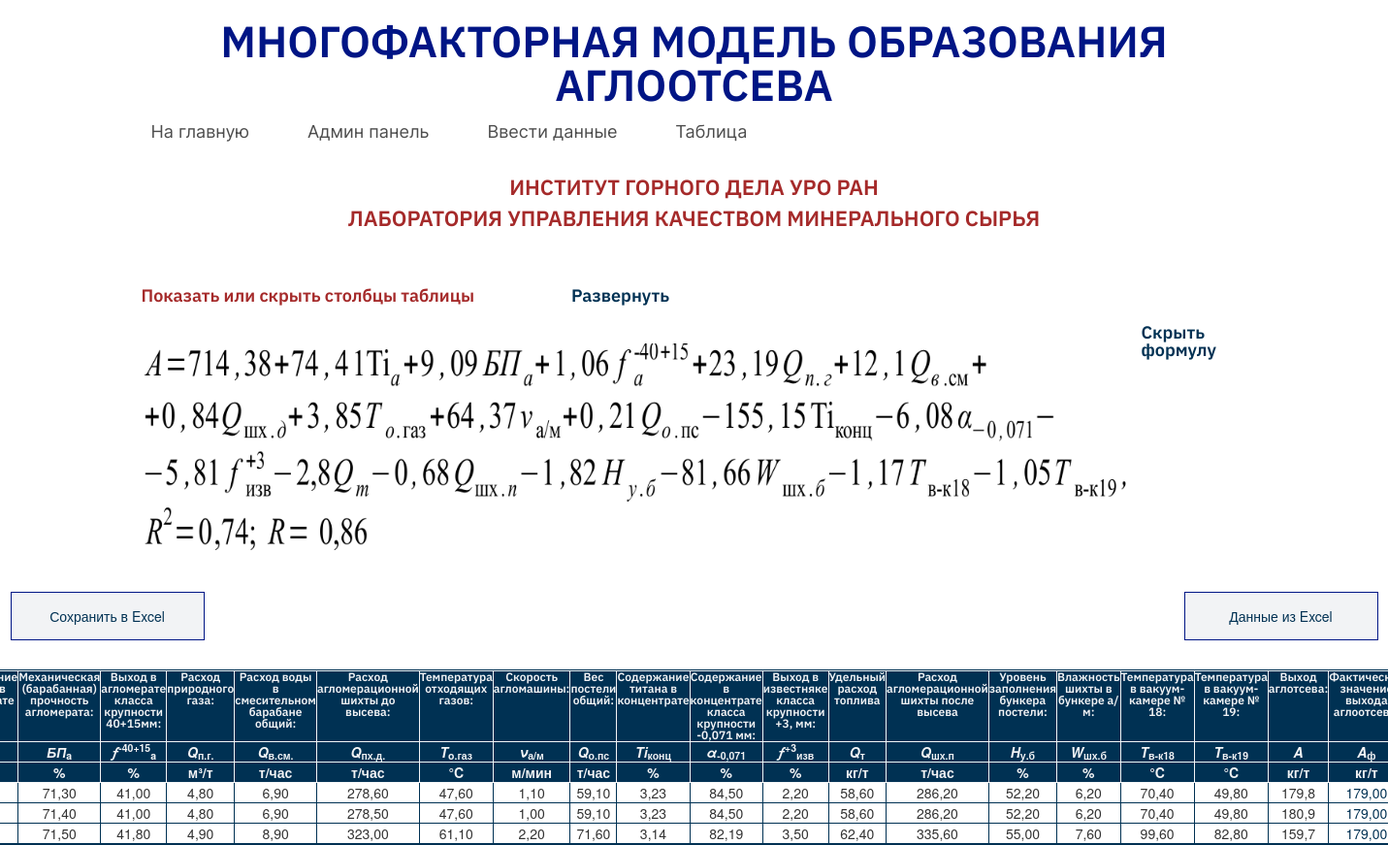
/table/, run on an earlier commit of the app's database.
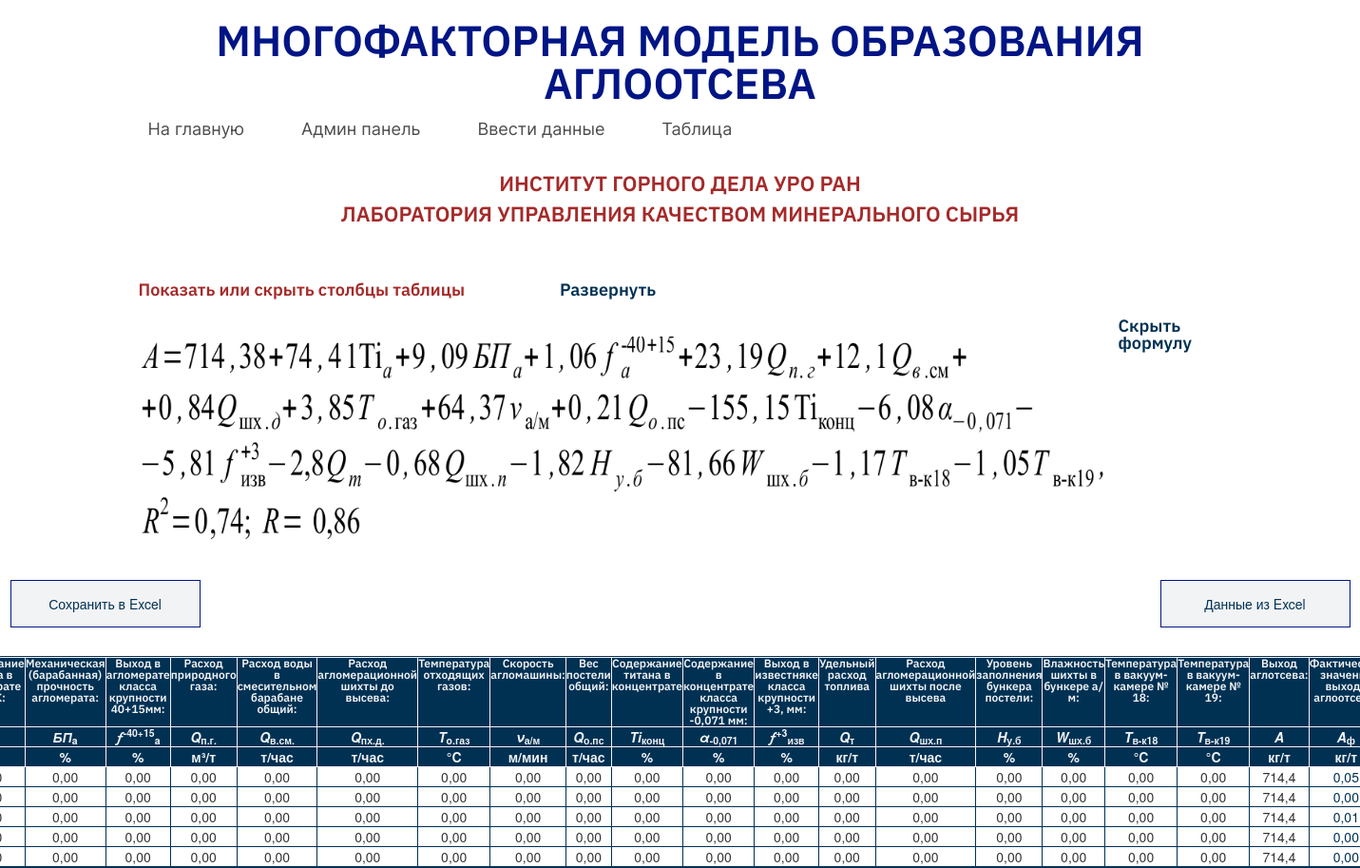
And on a later commit of the database.
### agglomerates/models.py (models this page shows, shortened)
class Entry(models.Model):
    date = models.ForeignKey(Date, verbose_name="Группа расчотов", on_delete=models.PROTECT, null=True)
    date_added=models.DateTimeField(verbose_name='Дата расчета', auto_now_add=True)
    titanium_content_in_agglomerate=models.DecimalField( verbose_name="Содержание титана в агломерате КГОК:", default=0, max_digits=5, decimal_places=2)
    mechanical_strength_of_agglomerate=models.DecimalField(verbose_name="Механическая (барабанная) прочность агломерата:", default=0, max_digits=5, decimal_places=2)
    output_in_agglomerate_of_size_class=models.DecimalField(verbose_name="Выход в агломерате классаа крупности-40+15мм:", default=0, max_digits=5, decimal_places=2)
    specific_consumption_of_natural_gas=models.DecimalField(verbose_name="Расход природного газа:", default=0, max_digits=5, decimal_places=2)
    water_consumption_in_drum_pelletizer=models.DecimalField(verbose_name="Расход воды в барабанном окомкователе:", default=0, max_digits=5, decimal_places=2)
    charge_consumption_before_seeding=models.DecimalField(verbose_name="Расход агломерационной шихты после высева:", default=0, max_digits=5, decimal_places=2)
    exhaust_gas_temperature=models.DecimalField(verbose_name="Температура отходящих газов:", default=0, max_digits=5, decimal_places=2)
    velocity_am=models.DecimalField(verbose_name="Скорость агломашины", default=0, max_digits=5, decimal_places=2)
    jig_bed_weight=models.DecimalField(verbose_name="Вес постели общий:", default=0, max_digits=5, decimal_places=2)
    content_titan_in_source_ore=models.DecimalField(verbose_name="Содержание титана в концентрате", default=0, max_digits=5, decimal_places=2)
    content_of_size_class_in_source_ore=models.DecimalField(verbose_name="Содержание в концентрате класса крупности -0,071 мм:", default=0, max_digits=5, decimal_places=2)
    output_in_limestone_of_size_class=models.DecimalField(verbose_name="Выход в известняке класса крупности +3, мм:", default=0, max_digits=5, decimal_places=2)
    specific_fuel_consumption=models.DecimalField(verbose_name="Удельный расход топлива:", default=0, max_digits=5, decimal_places=2)
    consumption_of_agglomeration_charge_after_seeding=models.DecimalField(verbose_name="Расход агломерационной шихты послевысева:", default=0, max_digits=5, decimal_places=2)
    filling_level_of_bed_bin=models.DecimalField(verbose_name="Уровень заполнения бункера постели:", default=0, max_digits=5, decimal_places=2)
    moisture_content_in_hopper_am=models.DecimalField(verbose_name="Влажность шихты в бункере а/м:", default=0, max_digits=5, decimal_places=2)
    temperature_in_vacuum_chamber_no_eighteen=models.DecimalField(verbose_name="Температура в вакуум-камере № 18:", default=0, max_digits=5, decimal_places=2)
    temperature_in_vacuum_chamber_no_nineteen=models.DecimalField(verbose_name="Температура в вакуум-камере № 19:", default=0, max_digits=5, decimal_places=2)
    output_agglomerate = models.GeneratedField(verbose_name="Выход аглоотсева, кг/т:",
        expression=Round(714.38+
        74.41*F("titanium_content_in_agglomerate")+
        9.09*F("mechanical_strength_of_agglomerate")+
        1.06*F("output_in_agglomerate_of_size_class")+
        23.19*F("specific_consumption_of_natural_gas")+
        12.1*F("water_consumption_in_drum_pelletizer")+
        0.84*F("charge_consumption_before_seeding")+
        3.85*F("exhaust_gas_temperature")+
        64.37*F("velocity_am")+
        0.21*F("jig_bed_weight")-
        155.15*F("content_titan_in_source_ore")-
        6.08*F("content_of_size_class_in_source_ore")-
        5.81*F("output_in_limestone_of_size_class")-
        2.8*F("specific_fuel_consumption")-
        0.68*F("consumption_of_agglomeration_charge_after_seeding")-
        1.82*F("filling_level_of_bed_bin")-
        81.66*F("moisture_content_in_hopper_am")-
        1.17*F("temperature_in_vacuum_chamber_no_eighteen")-
        1.05*F("temperature_in_vacuum_chamber_no_nineteen"), precision=1),
        output_field=models.BigIntegerField(),
        db_persist=False, #Если вы используете postgresql , тот тут всегда указывайте True
    )
    actual_value_of_agglomeration_output=models.DecimalField(verbose_name="Фактическое значение выхода аглоотсева, кг/т", default=0, max_digits=5, decimal_places=2)
    difference_between_estimated_and_actual_values = models.GeneratedField(verbose_name="Абсолютная разница между расчетным и фактическим значениями",
        expression=Round(
        F("output_agglomerate")-
        F("actual_value_of_agglomeration_output"), precision=1),
        output_field=models.BigIntegerField(),
        db_persist=False, #Если вы используете postgresql , тот тут всегда указывайте True
    )

### agglomerates/views.py (the view)
# urls.py: re_path(r'^table/$', views.table, name='table'),
def table(request):
    dates=Date.objects.all().prefetch_related('entry_set').order_by('-date_enter')[:30]
    context = {'dates':dates}
    return render(request, 'agglomerates/table.html', context)

### agglomerates/templates/agglomerates/table.html (shortened to what this page needs)
{% extends "agglomerates/base.html" %}
{% block content %}
    <div class="container">
    <div class="show_hide_column">
        <div><p>Показать или скрыть столбцы таблицы</p><p class="collapse" id="show_hide_column_control"></p></div>
    </div>
    <div class="formula_wrapp"><p><img id="formula" class="formula" src="../static/agglomerates/images/formula.png" alt=""></p><p class="deploy_formula" id="show_hide_formula_control"></p></div>
</div>
<div class="export_in_excel">
    <a href="{% url 'agglomerates:export_in_excel' %}">Сохранить в Excel</a>
    <a href="{% url 'agglomerates:import_from_excel' %}">Данные из Excel</a>
</div>
<table id="table_agglomerates" class="table_agglomerates">
        <tr class="measurement">
            <td id="titanium_content_head" class="vertical_text">Содержание титана в агломерате КГОК:</td>
            <td id="mechanical_strength_head" class="vertical_text">Механическая (барабанная) прочность агломерата:</td>
            <td id="output_in_agglomerate_head" class="vertical_text">Выход в агломерате класса крупности 40+15мм:</td>
            <td id="consumption_of_natural_gas_head" class="vertical_text">Расход природного газа:</td>
            <td id="water_consumption_head" class="vertical_text">Расход воды в смесительном барабане общий:</td>
            <td id="charge_consumption_head" class="vertical_text">Расход агломерационной шихты до высева:</td>
            <td id="exhaust_gas_head" class="vertical_text">Температура отходящих газов:</td>
            <td id="velocity_am_head" class="vertical_text">Скорость агломашины:</td>
            <td id="jig_bed_weight_head" class="vertical_text">Вес постели общий:</td>
            <td id="content_titan_head" class="vertical_text">Содержание титана в концентрате</td>
            <td id="content_of_size_class_head" class="vertical_text">Содержание в концентрате класса крупности -0,071 мм:</td>
            <td id="output_in_limestone_head" class="vertical_text">Выход в известняке класса крупности +3, мм:</td>
            <td id="specific_fuel_head" class="vertical_text">Удельный расход топлива</td>
            <td id="consumption_of_agglomeration_charge_head"class="vertical_text">Расход агломерационной шихты после высева</td>
            <td id="filling_level_head" class="vertical_text">Уровень заполнения бункера постели:</td>
            <td id="moisture_content_head"class="vertical_text">Влажность шихты в бункере а/м:</td>
            <td id="temperature_in_eighteen_head" class="vertical_text">Температура в вакуум-камере № 18:</td>
            <td id="temperature_in_nineteen_head" class="vertical_text">Температура в вакуум-камере № 19:</td>
            <td class="vertical_text">Выход аглотсева:</td>
            <td id="actual_value"class="vertical_text">Фактическое значение выхода аглоотсева:</td>
        </tr>
        <tr class="measurement">
            <th class="titanium_content"><i>Ti</i> <sub>a</sub></th>
            <th class="mechanical_strength"><i>БП</i><sub>a</sub></th>
            <th class="output_in_agglomerate"><i>&#402;</i><sup>-40+15</sup><sub>a</sub></th>
            <th class="consumption_of_natural_gas"><i>Q</i><sub>п.г.</sub></th>
            <th class="water_consumption"><i>Q</i><sub>в.см.</sub></th>
            <th class="charge_consumption"><i>Q</i><sub>пх.д.</sub></th>
            <th class="exhaust_gas"><i>T</i><sub>o.газ</sub></th>
            <th class="velocity_am"><i>&#957;</i><sub>а/м</sub></th>
            <th class="jig_bed_weight"><i>Q</i><sub>о.пс</sub></th>
            <th class="content_titan"><i>Ti</i><sub>конц</sub></th>
            <th class="content_of_size_class"><i>&#945;</i><sub>-0,071</sub></th>
            <th class="output_in_limestone"><i>&#402;</i><sup>+3</sup><sub>изв</sub></th>
            <th class="specific_fuel"><i>Q</i><sub>т</sub></th>
            <th class="consumption_of_agglomeration_charge"><i>Q</i><sub>шх.п</sub></th>
            <th class="filling_level"><i>H</i><sub>у.б</sub></th>
            <th class="moisture_content"><i>W</i><sub>шх.б</sub></th>
            <th class="temperature_in_eighteen"><i>T</i><sub>в-к18</sub></th>
            <th class="temperature_in_nineteen"><i>T</i><sub>в-к19</sub></th>
            <th ><i>&#913;</i></th>
            <th ><i>&#913;</i><sub>ф</sub></th>
        </tr>
        <tr class="measurement">
            <th class="titanium_content">%</th>
            <th class="mechanical_strength">%</th>
            <th class="output_in_agglomerate">%</th>
            <th class="consumption_of_natural_gas">м³/т</th>
            <th class="water_consumption">т/час</th>
            <th class="charge_consumption">т/час</th>
            <th class="exhaust_gas">°C</th>
            <th class="velocity_am">м/мин</th>
            <th class="jig_bed_weight">т/час</th>
            <th class="content_titan">%</th>
            <th class="content_of_size_class">%</th>
            <th class="output_in_limestone">%</th>
            <th class="specific_fuel">кг/т</th>
            <th class="consumption_of_agglomeration_charge">т/час</th>
            <th class="filling_level">%</th>
            <th class="moisture_content">%</th>
            <th class="temperature_in_eighteen">°C</th>
            <th class="temperature_in_nineteen">°C</th>
            <th >кг/т</th>
            <th >кг/т</th>
        </tr>
        {% for date in dates %}
            {% for entry in date.entry_set.all %}
                <tr class="entry_output">
                        <td class="titanium_content">{{entry.titanium_content_in_agglomerate}}</td>
                        <td class="mechanical_strength">{{entry.mechanical_strength_of_agglomerate}}</td>
                        <td class="output_in_agglomerate">{{entry.output_in_agglomerate_of_size_class}}</td>
                        <td class="consumption_of_natural_gas">{{entry.specific_consumption_of_natural_gas}}</td>
                        <td class="water_consumption">{{entry.water_consumption_in_drum_pelletizer}}</td>
                        <td class="charge_consumption">{{entry.charge_consumption_before_seeding}}</td>
                        <td class="exhaust_gas">{{entry.exhaust_gas_temperature}}</td>
                        <td class="velocity_am">{{entry.velocity_am}}</td>
                        <td class="jig_bed_weight">{{entry.jig_bed_weight}}</td>
                        <td class="content_titan">{{entry.content_titan_in_source_ore}}</td>
                        <td class="content_of_size_class">{{entry.content_of_size_class_in_source_ore}}</td>
                        <td class="output_in_limestone">{{entry.output_in_limestone_of_size_class}}</td>
                        <td class="specific_fuel">{{entry.specific_fuel_consumption}}</td>
                        <td class="consumption_of_agglomeration_charge">{{entry.consumption_of_agglomeration_charge_after_seeding}}</td>
                        <td class="filling_level">{{entry.filling_level_of_bed_bin}}</td>
                        <td class="moisture_content">{{entry.moisture_content_in_hopper_am}}</td>
                        <td class="temperature_in_eighteen">{{entry.temperature_in_vacuum_chamber_no_eighteen}}</td>
                        <td class="temperature_in_nineteen">{{entry.temperature_in_vacuum_chamber_no_nineteen}}</td>
                        <td class="estimate_output">{{entry.output_agglomerate}}</a></td>
                        <td class="actual_output" ><a href="{% url 'agglomerates:edit_actual_output' entry.id %}">{{ entry.actual_value_of_agglomeration_output }}</a></td>
                </tr>
            {% endfor %}
        {% endfor %}
    </table>
{% endblock content %}

### agglomerates/templates/agglomerates/base.html (shortened to what this page needs)
{% load static %}
<!DOCTYPE html>
<html>
    <head>
        <link rel="stylesheet" href="//maxcdn.bootstrapcdn.com/bootstrap/3.2.0/css/bootstrap.min.css">
        <link rel="stylesheet" href="//maxcdn.bootstrapcdn.com/bootstrap/3.2.0/css/bootstrap-theme.min.css">
        <link rel="stylesheet" href="{% static 'agglomerates/css/styles.css' %}" type="text/css"/>
    </head>
    <body>
        <div class="container">
            <div class="app_wrapper">
                <h1>Многофакторная модель образования аглоотсева</h1>
                <div id="menu" class="menu">
                    <a class="menu_item" href="{% url 'agglomerates:index' %}">На главную</a>
                    <a class="menu_item" href="{% url 'admin:index' %}">Админ панель</a>
                    <a class="menu_item" href="{% url 'agglomerates:all_dates' %}">Ввести данные</a>
                    <a class="menu_item" href="{% url 'agglomerates:table' %}">Таблица</a>
                </div>
                <div class="software_company">
                    <p>Институт горного дела УрО РАН</p>
                    <p>Лаборатория управления качеством минерального сырья</p>
                </div>
            </div>
        </div>
            {% block content %}
            {% endblock %}
    </body>

What changed in the data, as far as the page shows it:
removed Entry: mechanical_strength_of_agglomerate "71,30", output_in_agglomerate_of_size_class "41,00", specific_consumption_of_natural_gas "4,80", water_consumption_in_drum_pelletizer "6,90", charge_consumption_before_seeding "278,60", exhaust_gas_temperature "47,60", velocity_am "1,10", jig_bed_weight "59,10", content_titan_in_source_ore "3,23", content_of_size_class_in_source_ore "84,50", output_in_limestone_of_size_class "2,20", specific_fuel_consumption "58,60", consumption_of_agglomeration_charge_after_seeding "286,20", filling_level_of_bed_bin "52,20", moisture_content_in_hopper_am "6,20", temperature_in_vacuum_chamber_no_eighteen "70,40", temperature_in_vacuum_chamber_no_nineteen "49,80", output_agglomerate "179,8", actual_value_of_agglomeration_output "179,00"
removed Entry: mechanical_strength_of_agglomerate "71,40", output_in_agglomerate_of_size_class "41,00", specific_consumption_of_natural_gas "4,80", water_consumption_in_drum_pelletizer "6,90", charge_consumption_before_seeding "278,50", exhaust_gas_temperature "47,60", velocity_am "1,00", jig_bed_weight "59,10", content_titan_in_source_ore "3,23", content_of_size_class_in_source_ore "84,50", output_in_limestone_of_size_class "2,20", specific_fuel_consumption "58,60", consumption_of_agglomeration_charge_after_seeding "286,20", filling_level_of_bed_bin "52,20", moisture_content_in_hopper_am "6,20", temperature_in_vacuum_chamber_no_eighteen "70,40", temperature_in_vacuum_chamber_no_nineteen "49,80", output_agglomerate "180,9", actual_value_of_agglomeration_output "179,00"
removed Entry: mechanical_strength_of_agglomerate "71,50", output_in_agglomerate_of_size_class "41,80", specific_consumption_of_natural_gas "4,90", water_consumption_in_drum_pelletizer "8,90", charge_consumption_before_seeding "323,00", exhaust_gas_temperature "61,10", velocity_am "2,20", jig_bed_weight "71,60", content_titan_in_source_ore "3,14", content_of_size_class_in_source_ore "82,19", output_in_limestone_of_size_class "3,50", specific_fuel_consumption "62,40", consumption_of_agglomeration_charge_after_seeding "335,60", filling_level_of_bed_bin "55,00", moisture_content_in_hopper_am "7,60", temperature_in_vacuum_chamber_no_eighteen "99,60", temperature_in_vacuum_chamber_no_nineteen "82,80", output_agglomerate "159,7", actual_value_of_agglomeration_output "179,00"
added Entry: mechanical_strength_of_agglomerate "0,00", output_in_agglomerate_of_size_class "0,00", specific_consumption_of_natural_gas "0,00", water_consumption_in_drum_pelletizer "0,00", charge_consumption_before_seeding "0,00", exhaust_gas_temperature "0,00", velocity_am "0,00", jig_bed_weight "0,00", content_titan_in_source_ore "0,00", content_of_size_class_in_source_ore "0,00", output_in_limestone_of_size_class "0,00", specific_fuel_consumption "0,00", consumption_of_agglomeration_charge_after_seeding "0,00", filling_level_of_bed_bin "0,00", moisture_content_in_hopper_am "0,00", temperature_in_vacuum_chamber_no_eighteen "0,00", temperature_in_vacuum_chamber_no_nineteen "0,00", output_agglomerate "714,4", actual_value_of_agglomeration_output "0,05"
added Entry: mechanical_strength_of_agglomerate "0,00", output_in_agglomerate_of_size_class "0,00", specific_consumption_of_natural_gas "0,00", water_consumption_in_drum_pelletizer "0,00", charge_consumption_before_seeding "0,00", exhaust_gas_temperature "0,00", velocity_am "0,00", jig_bed_weight "0,00", content_titan_in_source_ore "0,00", content_of_size_class_in_source_ore "0,00", output_in_limestone_of_size_class "0,00", specific_fuel_consumption "0,00", consumption_of_agglomeration_charge_after_seeding "0,00", filling_level_of_bed_bin "0,00", moisture_content_in_hopper_am "0,00", temperature_in_vacuum_chamber_no_eighteen "0,00", temperature_in_vacuum_chamber_no_nineteen "0,00", output_agglomerate "714,4", actual_value_of_agglomeration_output "0,00"
added Entry: mechanical_strength_of_agglomerate "0,00", output_in_agglomerate_of_size_class "0,00", specific_consumption_of_natural_gas "0,00", water_consumption_in_drum_pelletizer "0,00", charge_consumption_before_seeding "0,00", exhaust_gas_temperature "0,00", velocity_am "0,00", jig_bed_weight "0,00", content_titan_in_source_ore "0,00", content_of_size_class_in_source_ore "0,00", output_in_limestone_of_size_class "0,00", specific_fuel_consumption "0,00", consumption_of_agglomeration_charge_after_seeding "0,00", filling_level_of_bed_bin "0,00", moisture_content_in_hopper_am "0,00", temperature_in_vacuum_chamber_no_eighteen "0,00", temperature_in_vacuum_chamber_no_nineteen "0,00", output_agglomerate "714,4", actual_value_of_agglomeration_output "0,01"
added Entry: mechanical_strength_of_agglomerate "0,00", output_in_agglomerate_of_size_class "0,00", specific_consumption_of_natural_gas "0,00", water_consumption_in_drum_pelletizer "0,00", charge_consumption_before_seeding "0,00", exhaust_gas_temperature "0,00", velocity_am "0,00", jig_bed_weight "0,00", content_titan_in_source_ore "0,00", content_of_size_class_in_source_ore "0,00", output_in_limestone_of_size_class "0,00", specific_fuel_consumption "0,00", consumption_of_agglomeration_charge_after_seeding "0,00", filling_level_of_bed_bin "0,00", moisture_content_in_hopper_am "0,00", temperature_in_vacuum_chamber_no_eighteen "0,00", temperature_in_vacuum_chamber_no_nineteen "0,00", output_agglomerate "714,4", actual_value_of_agglomeration_output "0,00"
added Entry: mechanical_strength_of_agglomerate "0,00", output_in_agglomerate_of_size_class "0,00", specific_consumption_of_natural_gas "0,00", water_consumption_in_drum_pelletizer "0,00", charge_consumption_before_seeding "0,00", exhaust_gas_temperature "0,00", velocity_am "0,00", jig_bed_weight "0,00", content_titan_in_source_ore "0,00", content_of_size_class_in_source_ore "0,00", output_in_limestone_of_size_class "0,00", specific_fuel_consumption "0,00", consumption_of_agglomeration_charge_after_seeding "0,00", filling_level_of_bed_bin "0,00", moisture_content_in_hopper_am "0,00", temperature_in_vacuum_chamber_no_eighteen "0,00", temperature_in_vacuum_chamber_no_nineteen "0,00", output_agglomerate "714,4", actual_value_of_agglomeration_output "0,00"
